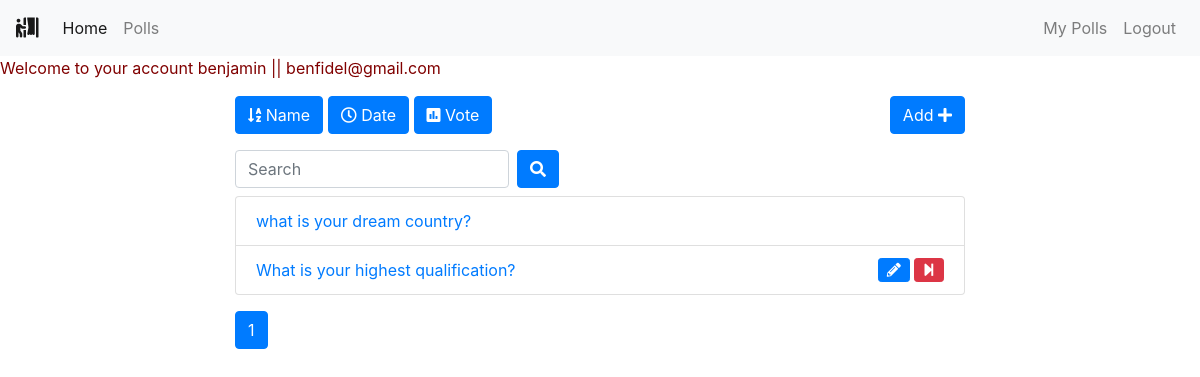
The app's page /polls/list/ (signed in) with its own data.
### polls/models.py (models this page shows, shortened)
class Poll(models.Model):
    owner = models.ForeignKey(User, on_delete=models.CASCADE)
    text = models.TextField()
    pub_date = models.DateTimeField(default=timezone.now)
    active = models.BooleanField(default=True)

### polls/views.py (the view)
# urls.py: path('list/', views.polls_list, name='list'),
@login_required()
def polls_list(request):
    all_polls = Poll.objects.all()
    search_term = ''
    if 'name' in request.GET:
        all_polls = all_polls.order_by('text')
    if 'date' in request.GET:
        all_polls = all_polls.order_by('pub_date')
    if 'vote' in request.GET:
        all_polls = all_polls.annotate(Count('vote')).order_by('vote__count')
    if 'search' in request.GET:
        search_term = request.GET['search']
        all_polls = all_polls.filter(text__icontains=search_term)
    paginator = Paginator(all_polls, 6)  # Show 6 contacts per page
    page = request.GET.get('page')
    polls = paginator.get_page(page)
    get_dict_copy = request.GET.copy()
    params = get_dict_copy.pop('page', True) and get_dict_copy.urlencode()
    print(params)
    context = {
        'polls': polls,
        'params': params,
        'search_term': search_term,
    }
    return render(request, 'polls/polls_list.html', context)

### polls/templates/polls/polls_list.html (shortened to what this page needs)
{% extends 'base.html' %}
{% block content %}
<marquee>
<p align="left" style="color:maroon"> Welcome to your account {{ request.user.username }} || {{request.user.email}} </p></marquee>
<div class="container"><p align="right">
    <div class="row">
        <div class="col-md-8 offset-sm-2">
            <a class="btn btn-{% if 'name' in request.GET %}warning{% else %}primary{% endif %} mb-3" href="?name=True"
                role="button"><i class="fas fa-sort-alpha-down"></i>
                Name</a>
            <a class="btn btn-{% if 'date' in request.GET %}warning{% else %}primary{% endif %} mb-3" href="?date=True"
                role="button"><i class="far fa-clock"></i> Date</a>
            <a class="btn btn-{% if 'vote' in request.GET %}warning{% else %}primary{% endif %} mb-3" href="?vote=True"
                role="button"><i class="fas fa-poll"></i> Vote</a>
            <a class="btn btn-primary mb-3 float-right" href="{% url 'polls:add' %}" role="button">Add <i class="fas fa-plus"></i></a>
            <form class="form-inline">
                <div class="form-group mr-sm-2 mb-2">
                    <input type="search" class="form-control" name="search" placeholder="Search" value={{ search_term }}>
                </div>
                <button type="submit" class="btn btn-primary mb-2"><i class="fas fa-search"></i></button>
            </form>
            <ul class="list-group">
                {% for poll in polls %}
                <li class="list-group-item"><a href="{% url 'polls:detail' poll.id %}">{{ poll.text|truncatewords:5 }}
                    </a>
                    {% if request.user == poll.owner %}
                    {% if poll.active %}
                    <a href="{% url 'polls:end_poll' poll.id %}" data-toggle="tooltip" data-placement="top" title="End Poll"
                        onclick="return confirm('Are you sure ?')"><i class="fas fa-step-forward float-right btn btn-danger btn-sm"></i></a>
                    {% endif %}
                    <a href="{% url 'polls:edit' poll.id %}" class="mr-3" data-toggle="tooltip" data-placement="top"
                        title="Edit Poll"><i class="fas fa-pencil-alt float-right btn btn-primary btn-sm mr-1"></i></a>
                    {% endif %}
                </li>
                {% endfor %}
            </ul>
            <nav class="mt-3">
                <ul class="pagination">
                    <li class="page-item active"><a class="page-link" href="">{{ polls.number }}</a></li>
                </ul>
            </nav>
        </div>
    </div>
</div>
{% endblock content %}

### records on screen
Poll: text "what is your dream country?"
Poll: text "What is your highest qualification?", active True (drawn)

### other values on screen
{{ request.user.username }} "benjamin"
{{ request.user.email }} "benfidel@gmail.com"
{{ polls.number }} "1"
